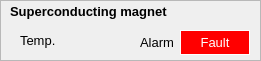
  <widget class="QFrame" name="frame_20" >
   <property name="geometry" >
    <rect>
     <x>600</x>
     <y>457</y>
     <width>261</width>
     <height>61</height>
    </rect>
   </property>
   <property name="frameShape" >
    <enum>QFrame::StyledPanel</enum>
   </property>
   <property name="frameShadow" >
    <enum>QFrame::Raised</enum>
   </property>
   <widget class="QLabel" name="lbSCM_2" >
    <property name="geometry" >
     <rect>
      <x>140</x>
      <y>30</y>
      <width>41</width>
      <height>25</height>
     </rect>
    </property>
    <property name="font" >
     <font>
      <pointsize>10</pointsize>
     </font>
    </property>
    <property name="text" >
     <string>Alarm</string>
    </property>
   </widget>
   <widget class="QLabel" name="lbSCM_1" >
    <property name="geometry" >
     <rect>
      <x>20</x>
      <y>28</y>
      <width>41</width>
      <height>25</height>
     </rect>
    </property>
    <property name="font" >
     <font>
      <pointsize>10</pointsize>
     </font>
    </property>
    <property name="text" >
     <string>Temp.</string>
    </property>
   </widget>
   <widget class="QLabel" name="lbSCM" >
    <property name="geometry" >
     <rect>
      <x>10</x>
      <y>4</y>
      <width>233</width>
      <height>19</height>
     </rect>
    </property>
    <property name="font" >
     <font>
      <pointsize>10</pointsize>
      <weight>75</weight>
      <bold>true</bold>
     </font>
    </property>
    <property name="text" >
     <string>Superconducting magnet</string>
    </property>
    <property name="alignment" >
     <set>Qt::AlignLeading|Qt::AlignLeft|Qt::AlignTop</set>
    </property>
   </widget>
   <widget class="CALabel" name="caLabel_92" >
    <property name="geometry" >
     <rect>
      <x>120</x>
      <y>250</y>
      <width>55</width>
      <height>23</height>
     </rect>
    </property>
    <property name="font" >
     <font>
      <pointsize>10</pointsize>
     </font>
    </property>
    <property name="autoFillBackground" >
     <bool>true</bool>
    </property>
    <property name="frameShape" >
     <enum>QFrame::Box</enum>
    </property>
    <property name="text" >
     <string>0.0</string>
    </property>
    <property name="alignment" >
     <set>Qt::AlignRight|Qt::AlignTrailing|Qt::AlignVCenter</set>
    </property>
    <property name="fillcol" stdset="0" >
     <color>
      <red>0</red>
      <green>170</green>
      <blue>0</blue>
     </color>
    </property>
   </widget>
   <widget class="CADisplayer" name="cadpSCM_1" >
    <property name="geometry" >
     <rect>
      <x>60</x>
      <y>30</y>
      <width>70</width>
      <height>25</height>
     </rect>
    </property>
    <property name="font" >
     <font>
      <weight>75</weight>
      <bold>true</bold>
     </font>
    </property>
    <property name="nuformat" stdset="0" >
     <enum>CADisplayer::RealOne</enum>
    </property>
    <property name="pvname" >
     <string>EC1_SCM_STS_TEMP</string>
    </property>
    <property name="lineWidth" stdset="0" >
     <number>1</number>
    </property>
    <property name="fillcol" stdset="0" >
     <color>
      <red>0</red>
      <green>170</green>
      <blue>0</blue>
     </color>
    </property>
   </widget>
   <widget class="CALabel" name="calbSCM_1" >
    <property name="geometry" >
     <rect>
      <x>180</x>
      <y>30</y>
      <width>70</width>
      <height>25</height>
     </rect>
    </property>
    <property name="palette" >
     <palette>
      <active>
       <colorrole role="WindowText" >
        <brush brushstyle="SolidPattern" >
         <color alpha="255" >
          <red>255</red>
          <green>255</green>
          <blue>255</blue>
         </color>
        </brush>
       </colorrole>
       <colorrole role="Window" >
        <brush brushstyle="SolidPattern" >
         <color alpha="255" >
          <red>255</red>
          <green>0</green>
          <blue>0</blue>
         </color>
        </brush>
       </colorrole>
      </active>
      <inactive>
       <colorrole role="WindowText" >
        <brush brushstyle="SolidPattern" >
         <color alpha="255" >
          <red>255</red>
          <green>255</green>
          <blue>255</blue>
         </color>
        </brush>
       </colorrole>
       <colorrole role="Window" >
        <brush brushstyle="SolidPattern" >
         <color alpha="255" >
          <red>255</red>
          <green>0</green>
          <blue>0</blue>
         </color>
        </brush>
       </colorrole>
      </inactive>
      <disabled>
       <colorrole role="WindowText" >
        <brush brushstyle="SolidPattern" >
         <color alpha="255" >
          <red>128</red>
          <green>128</green>
          <blue>128</blue>
         </color>
        </brush>
       </colorrole>
       <colorrole role="Window" >
        <brush brushstyle="SolidPattern" >
         <color alpha="255" >
          <red>239</red>
          <green>239</green>
          <blue>239</blue>
         </color>
        </brush>
       </colorrole>
      </disabled>
     </palette>
    </property>
    <property name="font" >
     <font>
      <pointsize>10</pointsize>
     </font>
    </property>
    <property name="autoFillBackground" >
     <bool>true</bool>
    </property>
    <property name="frameShape" >
     <enum>QFrame::Box</enum>
    </property>
    <property name="text" >
     <string>Fault</string>
    </property>
    <property name="alignment" >
     <set>Qt::AlignCenter</set>
    </property>
    <property name="pvname" >
     <string>EC1_SCM_STS_OK</string>
    </property>
    <property name="cmode" stdset="0" >
     <enum>CALabel::Alarm</enum>
    </property>
    <property name="fillcol" stdset="0" >
     <color>
      <red>255</red>
      <green>0</green>
      <blue>0</blue>
     </color>
    </property>
    <property name="ttdmode" stdset="0" >
     <enum>CALabel::Show</enum>
    </property>
    <property name="truelabel" >
     <string>OK</string>
    </property>
    <property name="falselabel" >
     <string>Fault</string>
    </property>
    <property name="dbrequest" stdset="0" >
     <enum>CALabel::DBRGDBL</enum>
    </property>
   </widget>
  </widget>
